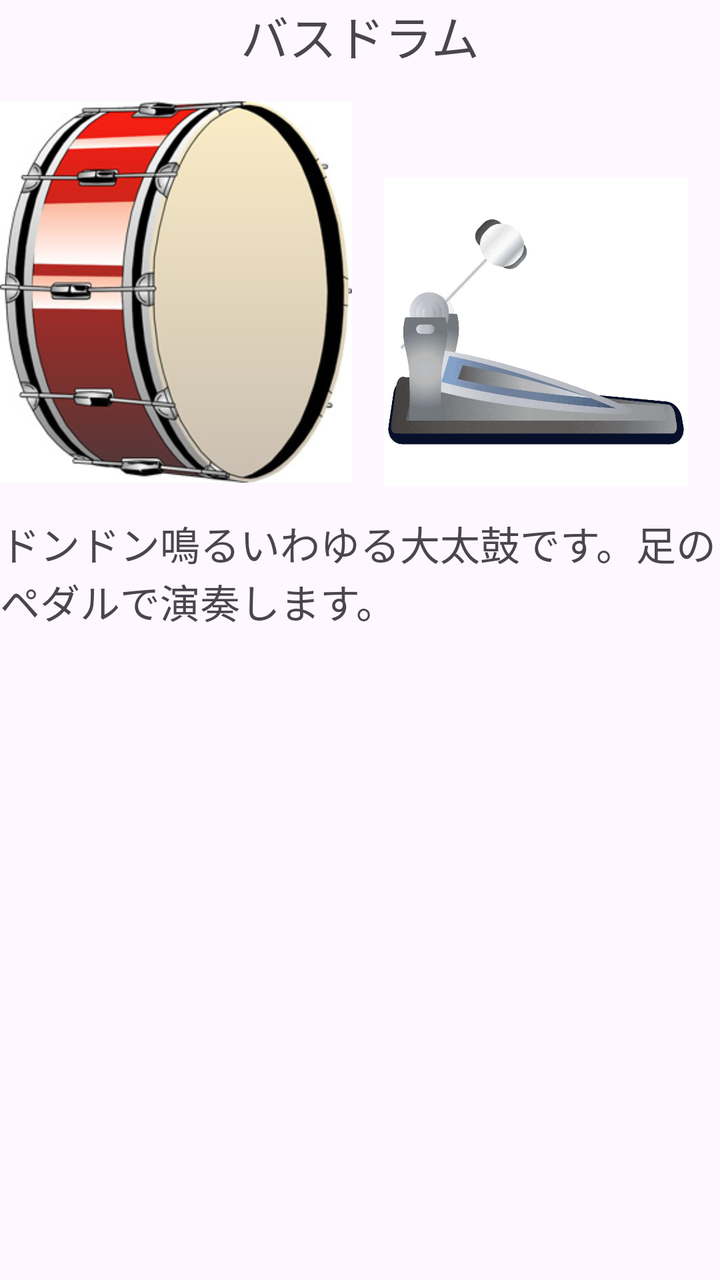
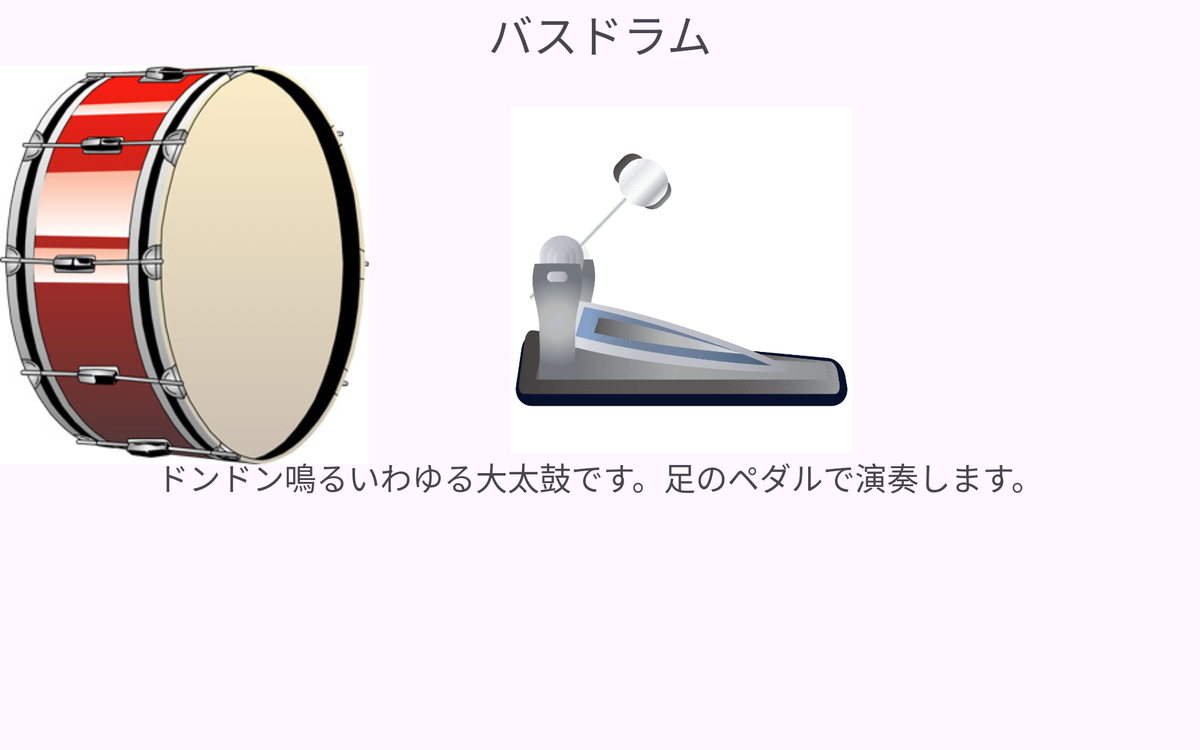

An Android layout and its configuration variant, each rendered on a device that would load it. The default file and the variant file are quoted in full after the pictures.
<!-- AndroidManifest.xml: application theme Theme.MyPictureBook -->
<!-- res/layout/fragment_2.xml -->
<?xml version="1.0" encoding="utf-8"?>
<androidx.constraintlayout.widget.ConstraintLayout xmlns:android="http://schemas.android.com/apk/res/android"
    xmlns:app="http://schemas.android.com/apk/res-auto"
    xmlns:tools="http://schemas.android.com/tools"
    android:layout_width="match_parent"
    android:layout_height="match_parent"
    tools:context=".Fragment2">

    <TextView
        android:id="@+id/bassdrum_title"
        android:layout_width="wrap_content"
        android:layout_height="wrap_content"
        android:text="@string/pic2_name"
        android:textSize="24sp"
        app:layout_constraintEnd_toEndOf="parent"
        app:layout_constraintStart_toStartOf="parent"
        app:layout_constraintTop_toTopOf="parent" />

    <ImageView
        android:id="@+id/imageView"
        android:layout_width="176dp"
        android:layout_height="222dp"
        android:src="@drawable/bassdrum"
        app:layout_constraintStart_toStartOf="parent"
        app:layout_constraintTop_toBottomOf="@+id/bassdrum_title" />

    <ImageView
        android:id="@+id/imageView4"
        android:layout_width="152dp"
        android:layout_height="262dp"
        android:src="@drawable/pedul"
        app:layout_constraintEnd_toEndOf="parent"
        app:layout_constraintStart_toEndOf="@+id/imageView"
        app:layout_constraintTop_toBottomOf="@+id/bassdrum_title" />

    <TextView
        android:id="@+id/textView5"
        android:layout_width="wrap_content"
        android:layout_height="wrap_content"
        android:text="@string/pic2_desc"
        android:textSize="20sp"
        app:layout_constraintEnd_toEndOf="parent"
        app:layout_constraintStart_toStartOf="parent"
        app:layout_constraintTop_toBottomOf="@+id/imageView" />

</androidx.constraintlayout.widget.ConstraintLayout>
<!-- resources referenced by this layout -->
<resources>
  <!-- drawable bassdrum: jpg bitmap (drawable, 24266 bytes) -->
  <!-- drawable pedul: png bitmap (drawable, 95883 bytes) -->
  <string name="pic2_desc">ドンドン鳴るいわゆる大太鼓です。足のペダルで演奏します。</string>
  <string name="pic2_name">バスドラム</string>
  <style name="Theme.MyPictureBook" parent="Base.Theme.MyPictureBook" />
  <style name="Base.Theme.MyPictureBook" parent="Theme.Material3.DayNight.NoActionBar">
          
          
      </style>
</resources>
<!-- res/layout-xlarge/fragment_2.xml (the repository's variant of the layout above) -->
<!-- drawn on a large tablet held sideways -->
<?xml version="1.0" encoding="utf-8"?>
<androidx.constraintlayout.widget.ConstraintLayout xmlns:android="http://schemas.android.com/apk/res/android"
    xmlns:app="http://schemas.android.com/apk/res-auto"
    xmlns:tools="http://schemas.android.com/tools"
    android:layout_width="match_parent"
    android:layout_height="match_parent">

    <TextView
        android:id="@+id/textView4"
        android:layout_width="wrap_content"
        android:layout_height="wrap_content"
        android:text="@string/pic2_name"
        android:textSize="48sp"
        app:layout_constraintEnd_toEndOf="parent"
        app:layout_constraintStart_toStartOf="parent"
        app:layout_constraintTop_toTopOf="parent" />

    <ImageView
        android:id="@+id/imageView6"
        android:layout_width="393dp"
        android:layout_height="425dp"
        app:layout_constraintStart_toStartOf="parent"
        app:layout_constraintTop_toBottomOf="@+id/textView4"
        app:srcCompat="@drawable/bassdrum" />

    <ImageView
        android:id="@+id/imageView7"
        android:layout_width="550dp"
        android:layout_height="369dp"
        android:layout_marginTop="44dp"
        app:layout_constraintEnd_toEndOf="parent"
        app:layout_constraintHorizontal_bias="0.175"
        app:layout_constraintStart_toEndOf="@+id/imageView6"
        app:layout_constraintTop_toBottomOf="@+id/textView4"
        app:srcCompat="@drawable/pedul" />

    <TextView
        android:id="@+id/textView6"
        android:layout_width="wrap_content"
        android:layout_height="wrap_content"
        android:text="@string/pic2_desc"
        android:textSize="34sp"
        app:layout_constraintEnd_toEndOf="parent"
        app:layout_constraintStart_toStartOf="parent"
        app:layout_constraintTop_toBottomOf="@+id/imageView7" />
</androidx.constraintlayout.widget.ConstraintLayout>
